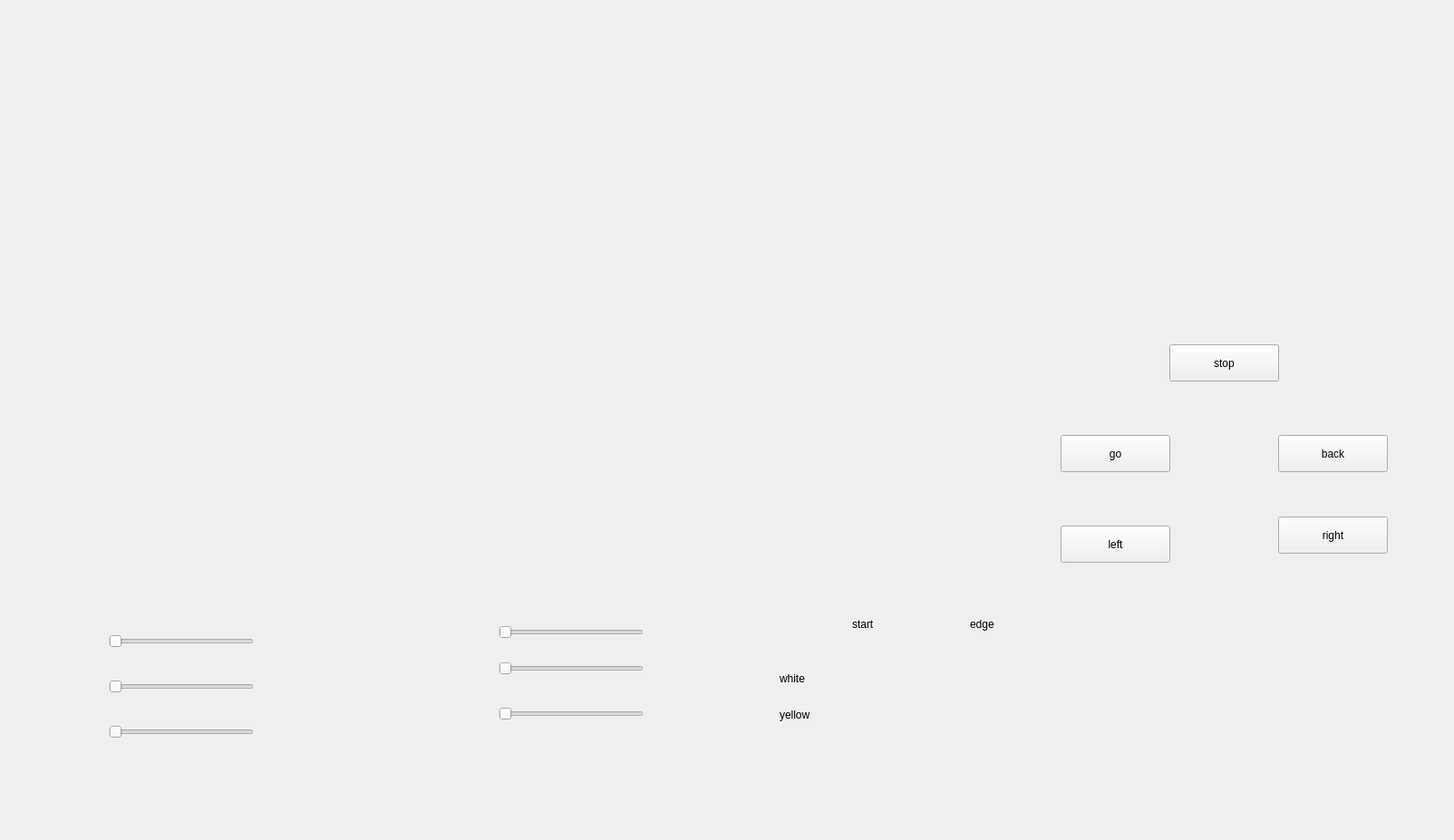
<?xml version="1.0" encoding="UTF-8"?>
<ui version="4.0">
 <class>MainWindowDesign</class>
 <widget class="QMainWindow" name="MainWindowDesign">
  <property name="geometry">
   <rect>
    <x>0</x>
    <y>0</y>
    <width>1604</width>
    <height>927</height>
   </rect>
  </property>
  <property name="windowTitle">
   <string>QRosApp</string>
  </property>
  <property name="windowIcon">
   <iconset resource="../resources/images.qrc">
    <normaloff>:/images/icon.png</normaloff>:/images/icon.png</iconset>
  </property>
  <property name="locale">
   <locale language="English" country="Australia"/>
  </property>
  <widget class="QWidget" name="centralwidget">
   <widget class="QLabel" name="label">
    <property name="geometry">
     <rect>
      <x>80</x>
      <y>50</y>
      <width>430</width>
      <height>240</height>
     </rect>
    </property>
    <property name="text">
     <string/>
    </property>
   </widget>
   <widget class="QLabel" name="label_2">
    <property name="geometry">
     <rect>
      <x>600</x>
      <y>60</y>
      <width>432</width>
      <height>240</height>
     </rect>
    </property>
    <property name="text">
     <string/>
    </property>
   </widget>
   <widget class="QSlider" name="horizontalSlider">
    <property name="geometry">
     <rect>
      <x>120</x>
      <y>700</y>
      <width>160</width>
      <height>16</height>
     </rect>
    </property>
    <property name="maximum">
     <number>255</number>
    </property>
    <property name="orientation">
     <enum>Qt::Horizontal</enum>
    </property>
   </widget>
   <widget class="QSlider" name="horizontalSlider_2">
    <property name="geometry">
     <rect>
      <x>120</x>
      <y>750</y>
      <width>160</width>
      <height>16</height>
     </rect>
    </property>
    <property name="maximum">
     <number>255</number>
    </property>
    <property name="orientation">
     <enum>Qt::Horizontal</enum>
    </property>
   </widget>
   <widget class="QSlider" name="horizontalSlider_3">
    <property name="geometry">
     <rect>
      <x>120</x>
      <y>800</y>
      <width>160</width>
      <height>16</height>
     </rect>
    </property>
    <property name="maximum">
     <number>255</number>
    </property>
    <property name="orientation">
     <enum>Qt::Horizontal</enum>
    </property>
   </widget>
   <widget class="QSlider" name="horizontalSlider_4">
    <property name="geometry">
     <rect>
      <x>550</x>
      <y>690</y>
      <width>160</width>
      <height>16</height>
     </rect>
    </property>
    <property name="maximum">
     <number>255</number>
    </property>
    <property name="orientation">
     <enum>Qt::Horizontal</enum>
    </property>
   </widget>
   <widget class="QSlider" name="horizontalSlider_5">
    <property name="geometry">
     <rect>
      <x>550</x>
      <y>730</y>
      <width>160</width>
      <height>16</height>
     </rect>
    </property>
    <property name="maximum">
     <number>255</number>
    </property>
    <property name="orientation">
     <enum>Qt::Horizontal</enum>
    </property>
   </widget>
   <widget class="QSlider" name="horizontalSlider_6">
    <property name="geometry">
     <rect>
      <x>550</x>
      <y>780</y>
      <width>160</width>
      <height>16</height>
     </rect>
    </property>
    <property name="maximum">
     <number>255</number>
    </property>
    <property name="orientation">
     <enum>Qt::Horizontal</enum>
    </property>
   </widget>
   <widget class="QLabel" name="label_3">
    <property name="geometry">
     <rect>
      <x>60</x>
      <y>350</y>
      <width>432</width>
      <height>240</height>
     </rect>
    </property>
    <property name="text">
     <string/>
    </property>
   </widget>
   <widget class="QLabel" name="label_4">
    <property name="geometry">
     <rect>
      <x>600</x>
      <y>350</y>
      <width>432</width>
      <height>240</height>
     </rect>
    </property>
    <property name="text">
     <string/>
    </property>
   </widget>
   <widget class="QLabel" name="label_5">
    <property name="geometry">
     <rect>
      <x>1090</x>
      <y>70</y>
      <width>432</width>
      <height>240</height>
     </rect>
    </property>
    <property name="text">
     <string/>
    </property>
   </widget>
   <widget class="QPushButton" name="stop">
    <property name="geometry">
     <rect>
      <x>1290</x>
      <y>380</y>
      <width>121</width>
      <height>41</height>
     </rect>
    </property>
    <property name="text">
     <string>stop</string>
    </property>
   </widget>
   <widget class="QPushButton" name="go">
    <property name="geometry">
     <rect>
      <x>1170</x>
      <y>480</y>
      <width>121</width>
      <height>41</height>
     </rect>
    </property>
    <property name="text">
     <string>go</string>
    </property>
   </widget>
   <widget class="QPushButton" name="back">
    <property name="geometry">
     <rect>
      <x>1410</x>
      <y>480</y>
      <width>121</width>
      <height>41</height>
     </rect>
    </property>
    <property name="text">
     <string>back</string>
    </property>
   </widget>
   <widget class="QPushButton" name="left">
    <property name="geometry">
     <rect>
      <x>1170</x>
      <y>580</y>
      <width>121</width>
      <height>41</height>
     </rect>
    </property>
    <property name="text">
     <string>left</string>
    </property>
   </widget>
   <widget class="QPushButton" name="right">
    <property name="geometry">
     <rect>
      <x>1410</x>
      <y>570</y>
      <width>121</width>
      <height>41</height>
     </rect>
    </property>
    <property name="text">
     <string>right</string>
    </property>
   </widget>
   <widget class="QLabel" name="label_6">
    <property name="geometry">
     <rect>
      <x>860</x>
      <y>780</y>
      <width>67</width>
      <height>17</height>
     </rect>
    </property>
    <property name="text">
     <string>yellow</string>
    </property>
   </widget>
   <widget class="QLabel" name="label_7">
    <property name="geometry">
     <rect>
      <x>860</x>
      <y>740</y>
      <width>67</width>
      <height>17</height>
     </rect>
    </property>
    <property name="text">
     <string>white</string>
    </property>
   </widget>
   <widget class="QLabel" name="label_8">
    <property name="geometry">
     <rect>
      <x>940</x>
      <y>680</y>
      <width>67</width>
      <height>17</height>
     </rect>
    </property>
    <property name="text">
     <string>start</string>
    </property>
   </widget>
   <widget class="QLabel" name="label_9">
    <property name="geometry">
     <rect>
      <x>1070</x>
      <y>680</y>
      <width>67</width>
      <height>17</height>
     </rect>
    </property>
    <property name="text">
     <string>edge</string>
    </property>
   </widget>
   <widget class="QLabel" name="white_start">
    <property name="geometry">
     <rect>
      <x>940</x>
      <y>730</y>
      <width>81</width>
      <height>31</height>
     </rect>
    </property>
    <property name="text">
     <string/>
    </property>
   </widget>
   <widget class="QLabel" name="white_edge">
    <property name="geometry">
     <rect>
      <x>1060</x>
      <y>730</y>
      <width>81</width>
      <height>31</height>
     </rect>
    </property>
    <property name="text">
     <string/>
    </property>
   </widget>
   <widget class="QLabel" name="yellow_start">
    <property name="geometry">
     <rect>
      <x>940</x>
      <y>770</y>
      <width>81</width>
      <height>31</height>
     </rect>
    </property>
    <property name="text">
     <string/>
    </property>
   </widget>
   <widget class="QLabel" name="yellow_edge">
    <property name="geometry">
     <rect>
      <x>1050</x>
      <y>770</y>
      <width>81</width>
      <height>31</height>
     </rect>
    </property>
    <property name="text">
     <string/>
    </property>
   </widget>
  </widget>
  <action name="action_Quit">
   <property name="text">
    <string>&amp;Quit</string>
   </property>
   <property name="shortcut">
    <string>Ctrl+Q</string>
   </property>
   <property name="shortcutContext">
    <enum>Qt::ApplicationShortcut</enum>
   </property>
  </action>
  <action name="action_Preferences">
   <property name="text">
    <string>&amp;Preferences</string>
   </property>
  </action>
  <action name="actionAbout">
   <property name="text">
    <string>&amp;About</string>
   </property>
  </action>
  <action name="actionAbout_Qt">
   <property name="text">
    <string>About &amp;Qt</string>
   </property>
  </action>
 </widget>
 <resources>
  <include location="../resources/images.qrc"/>
 </resources>
 <connections>
  <connection>
   <sender>action_Quit</sender>
   <signal>triggered()</signal>
   <receiver>MainWindowDesign</receiver>
   <slot>close()</slot>
   <hints>
    <hint type="sourcelabel">
     <x>-1</x>
     <y>-1</y>
    </hint>
    <hint type="destinationlabel">
     <x>399</x>
     <y>299</y>
    </hint>
   </hints>
  </connection>
 </connections>
</ui>
